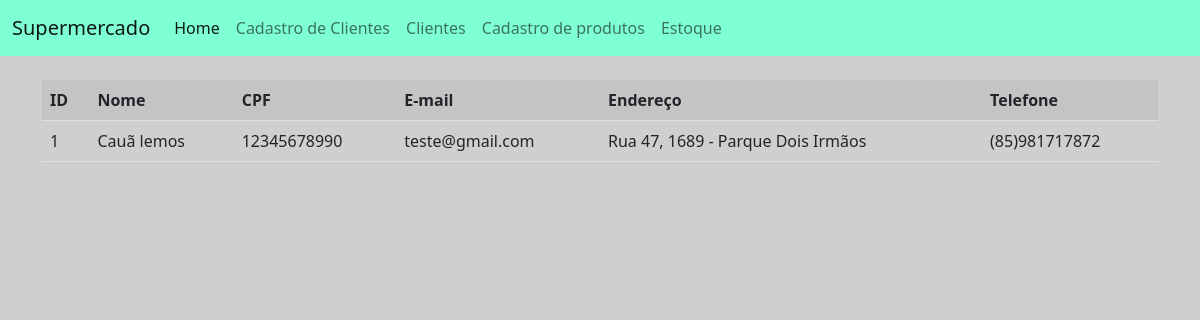
The app's page /visualizar_clientes/ with its own data.
### app_cadastro/models.py (models this page shows)
class Clientes(models.Model):
    id_cliente = models.AutoField(primary_key=True)
    nome = models.TextField(max_length=255)
    cpf = models.TextField(max_length=16)
    email = models.TextField(max_length=100)
    endereco = models.TextField(max_length=255)
    fone = models.TextField(max_length=20)

### app_cadastro/views.py (the view)
# urls.py: path('visualizar_clientes/',views.visualizar_clientes,name='visualizar_clientes'),
def visualizar_clientes(request):
    clientes = {
        'clientes': Clientes.objects.all()
    }
    return render(request,'usuarios/usuarios.html',clientes)

### app_cadastro/templates/usuarios/usuarios.html
{% extends 'usuarios/base.html' %}
{% block conteudo %}
<div class="container">
    <br>
    <table class="table table-striped">
        <tr>
            <th>ID</th>
            <th>Nome</th>
            <th>CPF</th>
            <th>E-mail</th>
            <th>Endereço</th>
            <th>Telefone</th>
        </tr>
        {% for cliente in clientes %}
        <tr>
            <td>{{cliente.id_cliente}}</td>
            <td>{{cliente.nome}}</td>
            <td>{{cliente.cpf}}</td>
            <td>{{cliente.email}}</td>
            <td>{{cliente.endereco}}</td>
            <td>{{cliente.fone}}</td>
        </tr>
        {% endfor %}
    </table>
</div>
{% endblock %}

### records on screen
Clientes: id_cliente "1", nome "Cauã lemos", cpf "12345678990", email "teste@gmail.com", endereco "Rua 47, 1689 - Parque Dois Irmãos", fone "(85)981717872"
